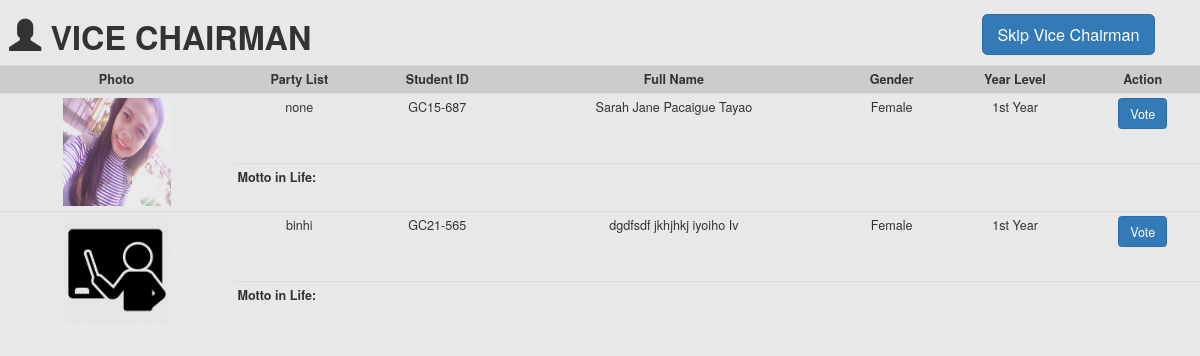
Screenshot of /nom_vchairman.php with the database file from the repository.
### tables this page shows
CREATE TABLE `tbl_candidates` (
  `Can_image` varchar(100) NOT NULL,
  `Can_Position` varchar(30) NOT NULL,
  `Can_Partylist` varchar(30) NOT NULL,
  `Can_ID` varchar(15) NOT NULL DEFAULT '',
  `Can_Fname` varchar(30) NOT NULL,
  `Can_Mname` varchar(30) DEFAULT NULL,
  `Can_Lname` varchar(30) NOT NULL,
  `Can_NameExt` varchar(30) DEFAULT NULL,
  `Can_Gender` char(6) NOT NULL,
  `Can_Bdate` date NOT NULL,
  `Can_Contactno` varchar(15) DEFAULT NULL,
  `Can_Ylevel` varchar(8) NOT NULL,
  `Can_Course` varchar(20) NOT NULL,
  `Can_Votes` int(10) unsigned NOT NULL,
  `Can_Motto` varchar(100) NOT NULL,
  PRIMARY KEY (`Can_ID`),
  KEY `Can_Partylist` (`Can_Partylist`)
);

### nom_vchairman.php (the view, shortened to what this page needs)
<!DOCTYPE html>
<html>
<head>
	<link rel="stylesheet" type="text/css" href="CSS/style.css">
	<link rel="stylesheet" type="text/css" href="bootstrap-3.3.7-dist/css/bootstrap.min.css">
</head>
<body class="bg-1" style="background-image: url('images/b.png');">
<div>
<h1 align="center" style="float: left; margin-left: 10px;"><span class="glyphicon glyphicon-user" aria-hidden="true"></span> <b>VICE CHAIRMAN</b></h1>
<a href="skip2.php?nom=$cid" style="float: right; margin-right: 50px; margin-top: 15px;"><input align="right" type="button" class="btn btn-primary btn-lg" name="" value="Skip Vice Chairman"></a>
	<table class="table table-condensed" width='90%' border=0 align="center" cellspacing="10px" style="text-align: center;">
	<tr bgcolor='#CCCCCC'>
		<th>Photo</th>
		<th>Party List</th>
		<th>Student ID</th>
		<th>Full Name</th>
		<th>Gender</th>
		<th>Year Level</th>
		<th>Action</th>
	</tr>
	<?php
	require 'dbcon.php';
	$sql = "select * from tbl_candidates where Can_Position = 'Vice Chairman'";
	$result = $conn->query($sql);
	if ($result->num_rows == 0) {
		echo "<tr><td colspan='7' align='center'>no candidates added for this position</td></tr>";
	}else{
	while($res = $result->fetch_assoc()) {
	echo "<tr>";
		echo '<td rowspan="2"><img src="uploads/'.$res['Can_image'].'" width="120px" height="120px"></td>';
		echo "<td>".$res['Can_Partylist']."</td>";
		echo "<td>".$res['Can_ID']."</td>";
		echo "<td>".$res['Can_Fname']." ".$res['Can_Mname']." ".$res['Can_Lname']." ".$res['Can_NameExt']."</td>";
		echo "<td>".$res['Can_Gender']."</td>";
		echo "<td>".$res['Can_Ylevel']."</td>";
		echo "<td><a href = 'vote2.php?nom=$res[Can_ID]'><input type='button' class='btn btn-primary' value='Vote'></a></td>";
		echo "</tr>";
		echo "<tr>";
		echo "<td colspan='6' align='left'><b>Motto in Life:</b> ".$res['Can_Motto']."</td>";
		echo "</tr>";
	}
}
	?>
	</table>
</div>
</body>
</html>

### CSS/style.css (style rules this page uses)
body { margin: 0px; padding: 0px; zoom: 90%; background-repeat: no-repeat; background-size: 100% 100%; background-attachment: fixed; }
.bg-1 { background-color: #E8E8E8;*/ background-size: cover; background-attachment: fixed; text-align: center; }
a { text-decoration-line: none; }

### nom_vchairman.php (style rules this page uses)
th { text-align: center; }

### rows the page displays
tbl_candidates: Can_image (picture), Can_Partylist "none", Can_ID "GC15-687", Can_Fname "Sarah Jane", Can_Mname "Pacaigue", Can_Lname "Tayao", Can_Gender "Female", Can_Ylevel "1st Year"
tbl_candidates: Can_image (picture), Can_Partylist "binhi", Can_ID "GC21-565", Can_Fname "dgdfsdf", Can_Mname "jkhjhkj", Can_Lname "iyoiho", Can_NameExt "Iv", Can_Gender "Female", Can_Ylevel "1st Year"
